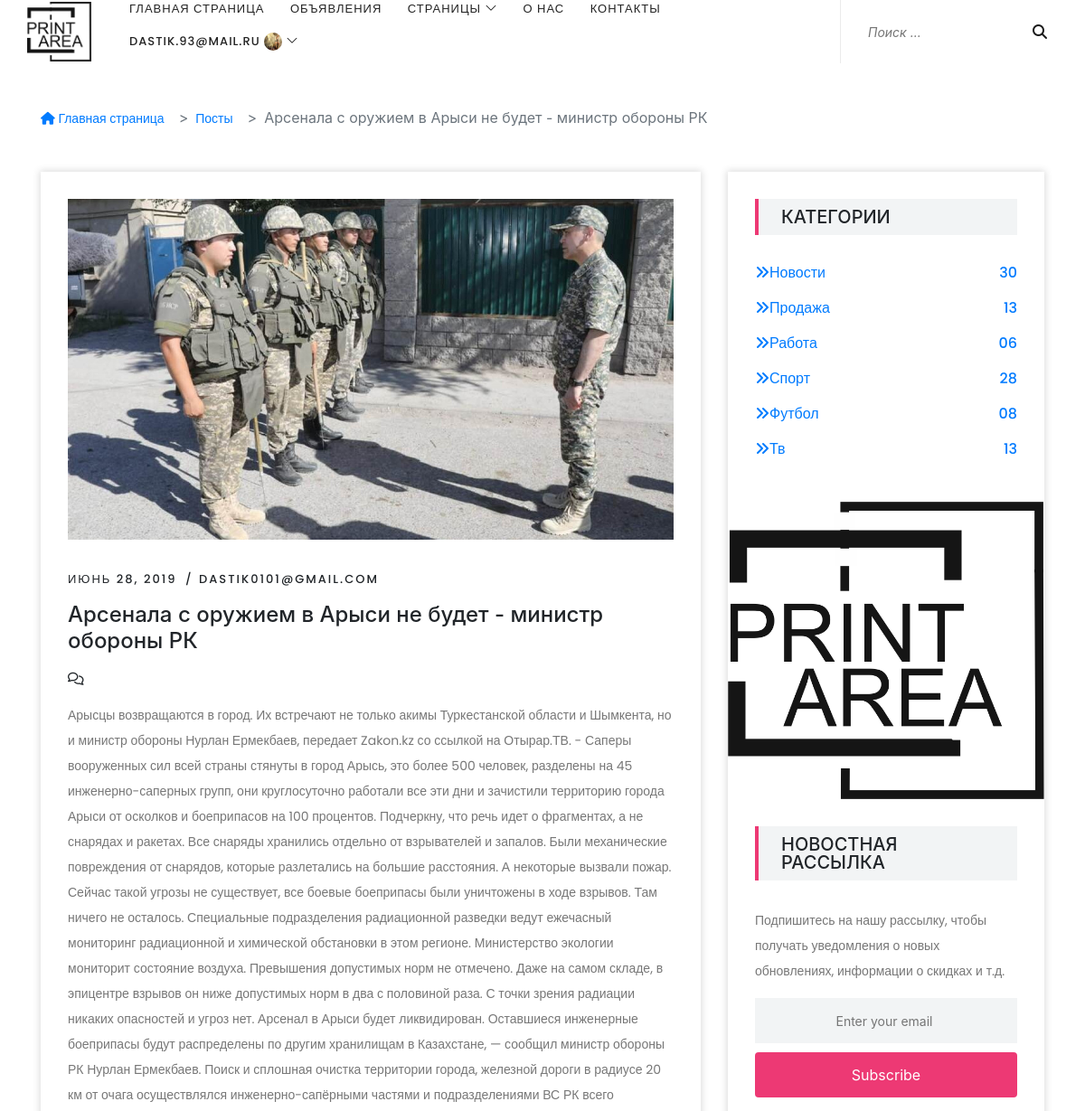
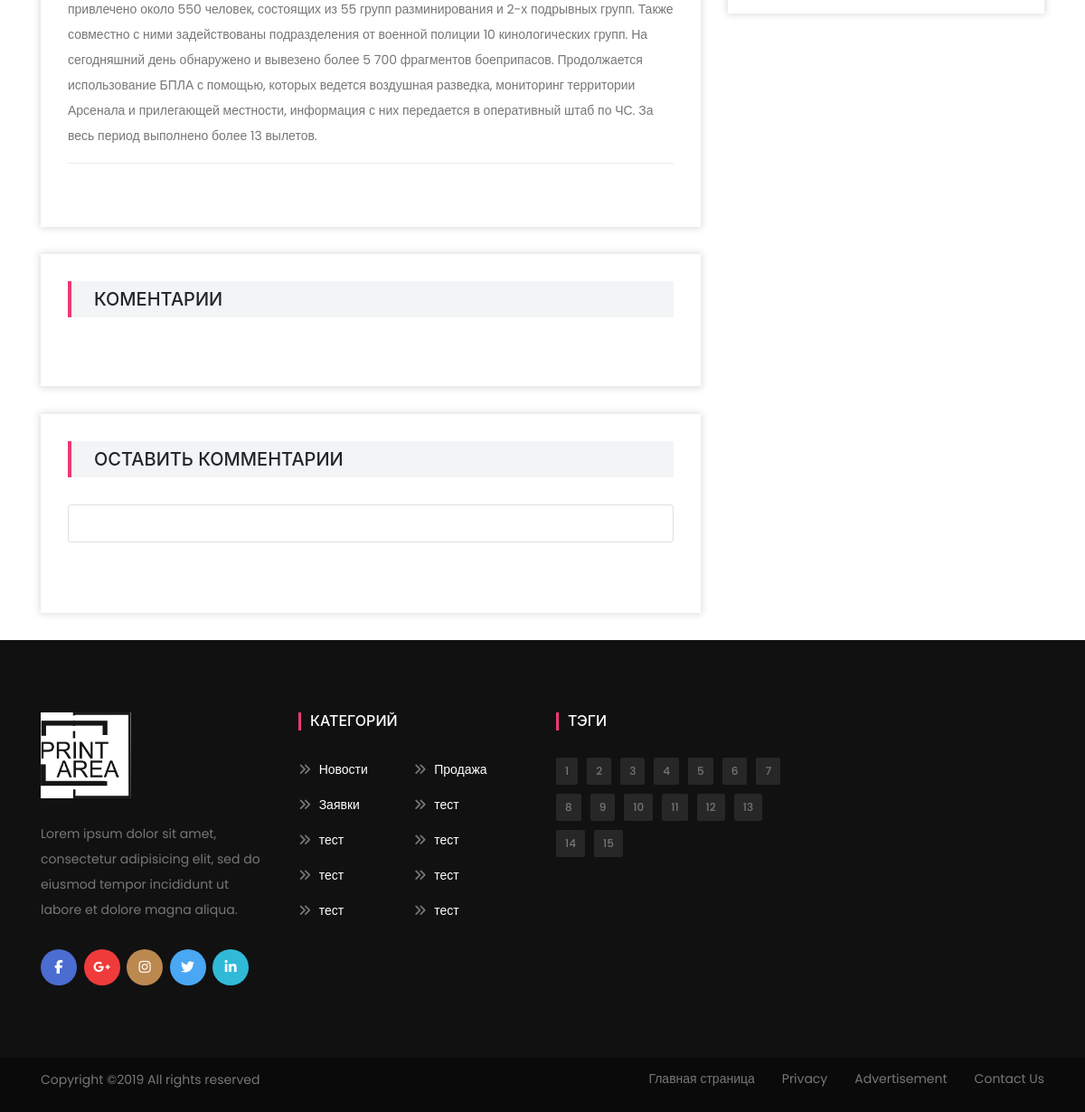
/post/4/ (signed in), run on the app's committed database (2 pictures, top to bottom).
### accounts/models.py (models this page shows, shortened)
class User(AbstractBaseUser, PermissionsMixin):
    email = models.EmailField(_('Почта'), unique=True)
    first_name = models.CharField(_('Имя'), max_length=30, blank=True)
    last_name = models.CharField(_('Фамилия'), max_length=30, blank=True)
    patronymic = models.CharField(_('Отчество'), max_length=30, blank=True)
    date_joined = models.DateTimeField(_('Дата регистрации'), auto_now_add=True)
    is_active = models.BooleanField(_('Активный'), default=True)
    is_staff = models.BooleanField(_('Модератор'), default=False)
    objects = UserManager()
    USERNAME_FIELD = 'email'
    REQUIRED_FIELDS = []
    class Meta:
        verbose_name = _('Пользователь')
        verbose_name_plural = _('Пользователи')

### users/models.py (models this page shows, shortened)
class Profile(models.Model):
    user = models.OneToOneField(User, on_delete=models.CASCADE, verbose_name='Пользователь')
    image = models.ImageField(default='default.jpg', upload_to='profile_pics', verbose_name='Фото профиля')

### blog/models.py (models this page shows, shortened)
class Post(models.Model):
    category = models.ForeignKey(Category, verbose_name='Категория', related_name='post_category', on_delete=models.CASCADE)
    tag = models.ManyToManyField(Tags, verbose_name='Тэг', related_name='post_tag')
    title = models.CharField(max_length=200, verbose_name='Название')
    content = models.TextField(verbose_name='Контент')
    image = models.ImageField(upload_to='post/%Y/%m', verbose_name='фото')
    publish = models.DateTimeField(default=timezone.now)
    author = models.ForeignKey(settings.AUTH_USER_MODEL, verbose_name='Автор', on_delete=models.CASCADE)
    slug = AutoSlugField(verbose_name='url', populate_from='title')
    objects = PublicManager()  # Our custom manager.
    class Meta:
        verbose_name = 'Пост'
        verbose_name_plural = 'Посты'

class Category(models.Model):
    title = models.CharField(max_length=100, verbose_name='Категория')
    slug = AutoSlugField(populate_from='title')
    class Meta:
        verbose_name = 'Категория'
        verbose_name_plural = 'Категории'
        ordering = ('title',)

### blog/views.py (the view)
# urls.py: path('post/<int:pk>/', PostDetailView.as_view(), name='post-detail'),
class PostDetailView(DetailView):
    model = Post
    template_name = 'blog/post-detail.html'

### blog/templates/blog/post-detail.html (shortened to what this page needs)
{% extends "blog/base.html" %}
{% load static %}
{% block content %}
{% load comments %}
{% load comments_xtd %}
{% load i18n %}
    <div class="mag-breadcrumb py-5">
        <div class="container">
            <div class="row">
                <div class="col-12">
                    <nav aria-label="breadcrumb">
                        <ol class="breadcrumb">
                            <li class="breadcrumb-item"><a href="{% url 'blog-home' %}"><i class="fa fa-home" aria-hidden="true"></i> Главная страница</a></li>
                            <li class="breadcrumb-item"><a href="{% url 'blog-home' %}">Посты</a></li>
                            <li class="breadcrumb-item active" aria-current="page">{{ post.title }}</li>
                        </ol>
                    </nav>
                </div>
            </div>
        </div>
    </div>
    <section class="post-details-area">
        <div class="container">
            <div class="row justify-content-center">
                <div class="col-12 col-xl-8">
                    <div class="post-details-content bg-white mb-30 p-30 box-shadow">
                        <div class="blog-thumb mb-30">
                            <img src="{{ post.image.url }}" alt="">
                        </div>
                        <div class="blog-content">
                            <div class="post-meta">
                                <a>{{ post.publish|date:"F d, Y" }}</a>
                                <a>{{ post.author }}</a>
                            </div>
                            <h4 class="post-title">{{ post.title }}</h4>
                            <div class="post-meta-2">
                                {% get_comment_count for object as comment_count %}
                                <a><i class="fa fa-comments-o" aria-hidden="true">{{ comment_count }} </i></a>
                            </div>
                            <p>{{ post.content }}</p>
                            <div class="post-author d-flex align-items-center">
                            </div>
                        </div>
                    </div>
                    <div class="comment_area clearfix bg-white mb-30 p-30 box-shadow">
                        <div class="section-heading">
                            <h5>Коментарии</h5>
                        </div>
                    </div>
                    <div class="post-a-comment-area bg-white mb-30 p-30 box-shadow clearfix">
                        <div class="section-heading">
                            <h5>Оставить комментарии</h5>
                        </div>
                        <div class="card card-block mb-5">
                            <div class="card-body">
                            </div>
                        </div>
                    </div>
                </div>
                <div class="col-12 col-md-6 col-lg-5 col-xl-4">
                    <div class="sidebar-area bg-white mb-30 box-shadow">
                        <div class="single-sidebar-widget p-30">
                            <div class="section-heading">
                                <h5>Категории</h5>
                            </div>
                            <ul class="catagory-widgets">
                                <li><a href="#"><span><i class="fa fa-angle-double-right" aria-hidden="true"></i>{{ post.category.title }}</span> <span>30</span></a></li>
                                <li><a href="#"><span><i class="fa fa-angle-double-right" aria-hidden="true"></i>Продажа</span> <span>13</span></a></li>
                                <li><a href="#"><span><i class="fa fa-angle-double-right" aria-hidden="true"></i>Работа</span> <span>06</span></a></li>
                                <li><a href="#"><span><i class="fa fa-angle-double-right" aria-hidden="true"></i>Спорт</span> <span>28</span></a></li>
                                <li><a href="#"><span><i class="fa fa-angle-double-right" aria-hidden="true"></i>Футбол</span> <span>08</span></a></li>
                                <li><a href="#"><span><i class="fa fa-angle-double-right" aria-hidden="true"></i>Тв</span> <span>13</span></a></li>
                            </ul>
                        </div>
                        <div class="single-sidebar-widget">
                            <a href="#" class="add-img"><img src="{% static 'blog/img/Logo.png' %}"  width="250" height="250" alt=""></a>
                        </div>
                        <div class="single-sidebar-widget p-30">
                            <div class="section-heading">
                                <h5>Новостная рассылка</h5>
                            </div>
                            <div class="newsletter-form">
                                <p>Подпишитесь на нашу рассылку, чтобы получать уведомления о новых обновлениях, информации о скидках и т.д.</p>
                                <form action="#" method="get">
                                    <input type="search" name="widget-search" placeholder="Enter your email">
                                    <button type="submit" class="btn mag-btn w-100">Subscribe</button>
                                </form>
                            </div>
                        </div>
                    </div>
                </div>
            </div>
        </div>
    </section>
{% endblock content %}

### blog/templates/blog/base.html (shortened to what this page needs)
{% load static %}
<!DOCTYPE html>
<html>
<head>
    <link rel="stylesheet" href="https://maxcdn.bootstrapcdn.com/bootstrap/4.0.0/css/bootstrap.min.css">
    <link rel="stylesheet" href="{% static 'blog/css/style.css' %}">
    <link rel="stylesheet" type="text/css" href="{% static 'blog/css/main.css' %}">
    <link rel="stylesheet" type="text/css" href="{% static 'blog/css/navbar.css' %}">
    <link rel="stylesheet" type="text/css" href="{% static 'blog/css/classy-nav.css' %}">
    <link rel="stylesheet" type="text/css" href="{% static 'blog/css/bootstrap.min.css' %}">
    <link rel="stylesheet" type="text/css" href="{% static 'blog/css/font-awesome.min.css' %}">
    <link rel="stylesheet" type="text/css" href="{% static 'blog/css/themify-icons.css' %}">
    <link rel="stylesheet" type="text/css" href="{% static 'blog/css/magnific-popup.css' %}">
    <link rel="stylesheet" type="text/css" href="{% static 'blog/css/animate.css' %}">
    <link rel="stylesheet" type="text/css" href="{% static 'blog/css/owl.carousel.min.css' %}">
</head>
<body>
<header class="header-area">
    <div class="mag-main-menu" id="sticker">
        <div class="classy-nav-container breakpoint-off">
            <nav class="classy-navbar justify-content-between" id="magNav">
                <a href="{% url 'blog-home' %}" class="nav-brand"><img src="{% static 'blog/img/Logo.png' %}" width="75" alt=""></a>
                <div class="nav-content d-flex align-items-center">
                    <div class="classy-menu">
                        <div class="classynav">
                            <ul>
                                <li class="active"><a href="{% url 'blog-home' %}">Главная страница</a></li>
                                <li><a href="{% url 'sale-list' %}">Объявления</a></li>
                                <li><a href="#">Страницы</a>
                                </li>
                                <li><a href="{% url 'blog-about' %}">О нас</a></li>
                                <li><a href="{% url 'blog-contact' %}">Контакты</a></li>
                                {% if user.is_authenticated %}
                                    <li><a href="#">{{ user }} <img class="circular--square" src="{{ user.profile.image.url }}" alt="avatar" width="30px"></a>
                                    </li>
                                    </ul>
                                {% else %}
                                    <li><a href="{% url 'user_login' %}">Войти в аккаунт</a></li>
                                    <li><a href="{% url 'register' %}">Регистрация</a></li>
                                {% endif %}
                        </div>
                    </div>
                    <div class="top-meta-data d-flex align-items-center">
                        <div class="top-search-area">
                            <form action="#" method="post">
                                <input type="search" name="top-search" id="topSearch" placeholder="Поиск ...">
                                <button type="submit" class="btn"><i class="fa fa-search" aria-hidden="true"></i></button>
                            </form>
                        </div>
                    </div>
                </div>
            </nav>
        </div>
    </div>
</header>
{% block content %}
{% endblock %}
<footer class="footer-area">
    <div class="container">
        <div class="row">
            <div class="col-12 col-sm-6 col-lg-3">
                <div class="footer-widget">
                    <a href="{% url 'blog-home' %}" class="foo-logo"><img src="{% static 'blog/img/Logo.png' %}"  width="100px" alt=""></a>
                    <p>Lorem ipsum dolor sit amet, consectetur adipisicing elit, sed do eiusmod tempor incididunt ut labore et dolore magna aliqua.</p>
                    <div class="footer-social-info">
                        <a href="#" class="facebook"><i class="fa fa-facebook"></i></a>
                        <a href="#" class="google-plus"><i class="fa fa-google-plus"></i></a>
                        <a href="#" class="instagram"><i class="fa fa-instagram"></i></a>
                        <a href="#" class="twitter"><i class="fa fa-twitter"></i></a>
                        <a href="#" class="linkedin"><i class="fa fa-linkedin"></i></a>
                    </div>
                </div>
            </div>
            <div class="col-12 col-sm-6 col-lg-3">
                <div class="footer-widget">
                    <h6 class="widget-title">Категорий</h6>
                    <nav class="footer-widget-nav">
                        <ul>
                            <li><a href="#"><i class="fa fa-angle-double-right" aria-hidden="true"></i> Новости</a></li>
                            <li><a href="#"><i class="fa fa-angle-double-right" aria-hidden="true"></i> Продажа</a></li>
                            <li><a href="#"><i class="fa fa-angle-double-right" aria-hidden="true"></i> Заявки</a></li>
                            <li><a href="#"><i class="fa fa-angle-double-right" aria-hidden="true"></i> тест</a></li>
                            <li><a href="#"><i class="fa fa-angle-double-right" aria-hidden="true"></i> тест</a></li>
                            <li><a href="#"><i class="fa fa-angle-double-right" aria-hidden="true"></i> тест</a></li>
                            <li><a href="#"><i class="fa fa-angle-double-right" aria-hidden="true"></i> тест</a></li>
                            <li><a href="#"><i class="fa fa-angle-double-right" aria-hidden="true"></i> тест</a></li>
                            <li><a href="#"><i class="fa fa-angle-double-right" aria-hidden="true"></i> тест</a></li>
                            <li><a href="#"><i class="fa fa-angle-double-right" aria-hidden="true"></i> тест</a></li>
                        </ul>
                    </nav>
                </div>
            </div>
            <div class="col-12 col-sm-6 col-lg-3">
                <div class="footer-widget">
                    <h6 class="widget-title">Тэги</h6>
                    <ul class="footer-tags">
                        <li><a href="#">1</a></li>
                        <li><a href="#">2</a></li>
                        <li><a href="#">3</a></li>
                        <li><a href="#">4</a></li>
                        <li><a href="#">5</a></li>
                        <li><a href="#">6</a></li>
                        <li><a href="#">7</a></li>
                        <li><a href="#">8</a></li>
                        <li><a href="#">9</a></li>
                        <li><a href="#">10</a></li>
                        <li><a href="#">11</a></li>
                        <li><a href="#">12</a></li>
                        <li><a href="#">13</a></li>
                        <li><a href="#">14</a></li>
                        <li><a href="#">15</a></li>
                    </ul>
                </div>
            </div>
        </div>
    </div>
    <div class="copywrite-area">
        <div class="container">
            <div class="row">
                <div class="col-12 col-sm-6">
                    <p class="copywrite-text">Copyright &copy;<script>document.write(new Date().getFullYear());</script> All rights reserved</p>
                </div>
                <div class="col-12 col-sm-6">
                    <nav class="footer-nav">
                        <ul>
                            <li><a href="#">Главная страница</a></li>
                            <li><a href="#">Privacy</a></li>
                            <li><a href="#">Advertisement</a></li>
                            <li><a href="#">Contact Us</a></li>
                        </ul>
                    </nav>
                </div>
            </div>
        </div>
    </div>
</footer>
</body>
</html>

### data on the page
User: email "DASTIK.93@MAIL.RU", profile.image (picture)
Post: title "Арсенала с оружием в Арыси не будет - министр обороны РК", image (picture), publish "ИЮНЬ 28, 2019", author "DASTIK0101@GMAIL.COM", content "Арысцы возвращаются в город. Их встречают не только акимы Туркестанской области и Шымкента, но и министр обороны Нурлан Ермекбаев, передает Zakon.kz со ссылкой на Отырар.ТВ. - Саперы вооруженных сил всей страны стянуты в город Арысь, это более 500 человек, разделены на 45 инженерно-саперных групп, они круглосуточно работали все эти дни и зачистили территорию города Арыси от осколков и боеприпасов на 100 процентов. Подчеркну, что речь идет о фрагментах, а не снарядах и ракетах. Все снаряды хранились отдельно от взрывателей и запалов. Были механические повреждения от снарядов, которые разлетались на большие расстояния. А некоторые вызвали пожар. Сейчас такой угрозы не существует, все боевые…", category "Новости"
